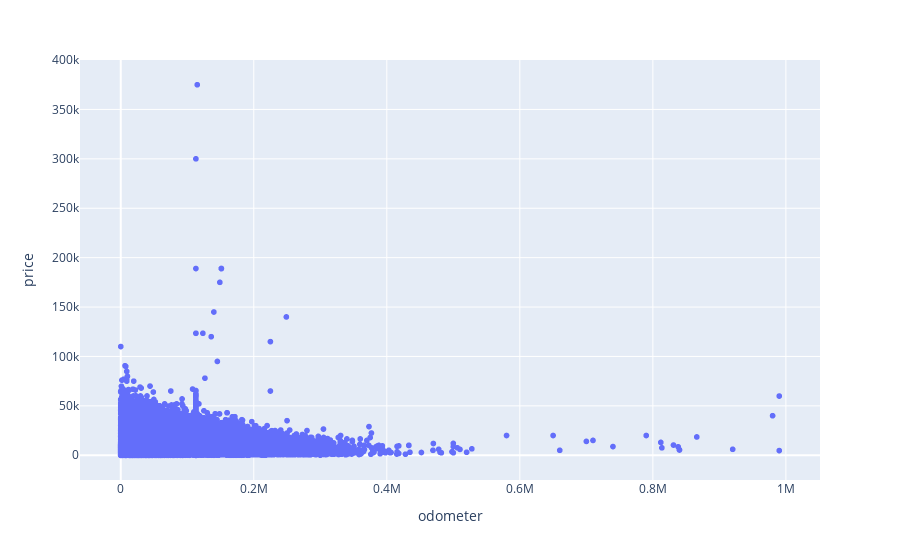

Write notebook code for a chart like this one.
### Markdown cell above
O alto volume de valores ausentes, que foram imputados pela mediana, gerou um pico dentro do gráfico

### Code cell
fig_scatter = px.scatter(df, x="odometer", y="price")
fig_scatter.show()

### Figure 1 — Plotly figure (JSON) as saved in the notebook; plotly's stock layout.template omitted (floating-point values rounded to 4 significant figures; data arrays with more than 128 entries replaced by an {"elided": "..."} marker saying what was removed)
{"data": [{"hovertemplate": "odometer=%{x}<br>price=%{y}<extra></extra>", "legendgroup": "", "marker": {"color": "#636efa", "symbol": "circle"}, "mode": "markers", "name": "", "showlegend": false, "type": "scattergl", "x": {"elided": "51525 float values"}, "xaxis": "x", "y": {"elided": "51525 int values"}, "yaxis": "y"}], "layout": {"legend": {"tracegroupgap": 0}, "margin": {"t": 60}, "xaxis": {"anchor": "y", "domain": [0, 1], "title": {"text": "odometer"}}, "yaxis": {"anchor": "x", "domain": [0, 1], "title": {"text": "price"}}}}
